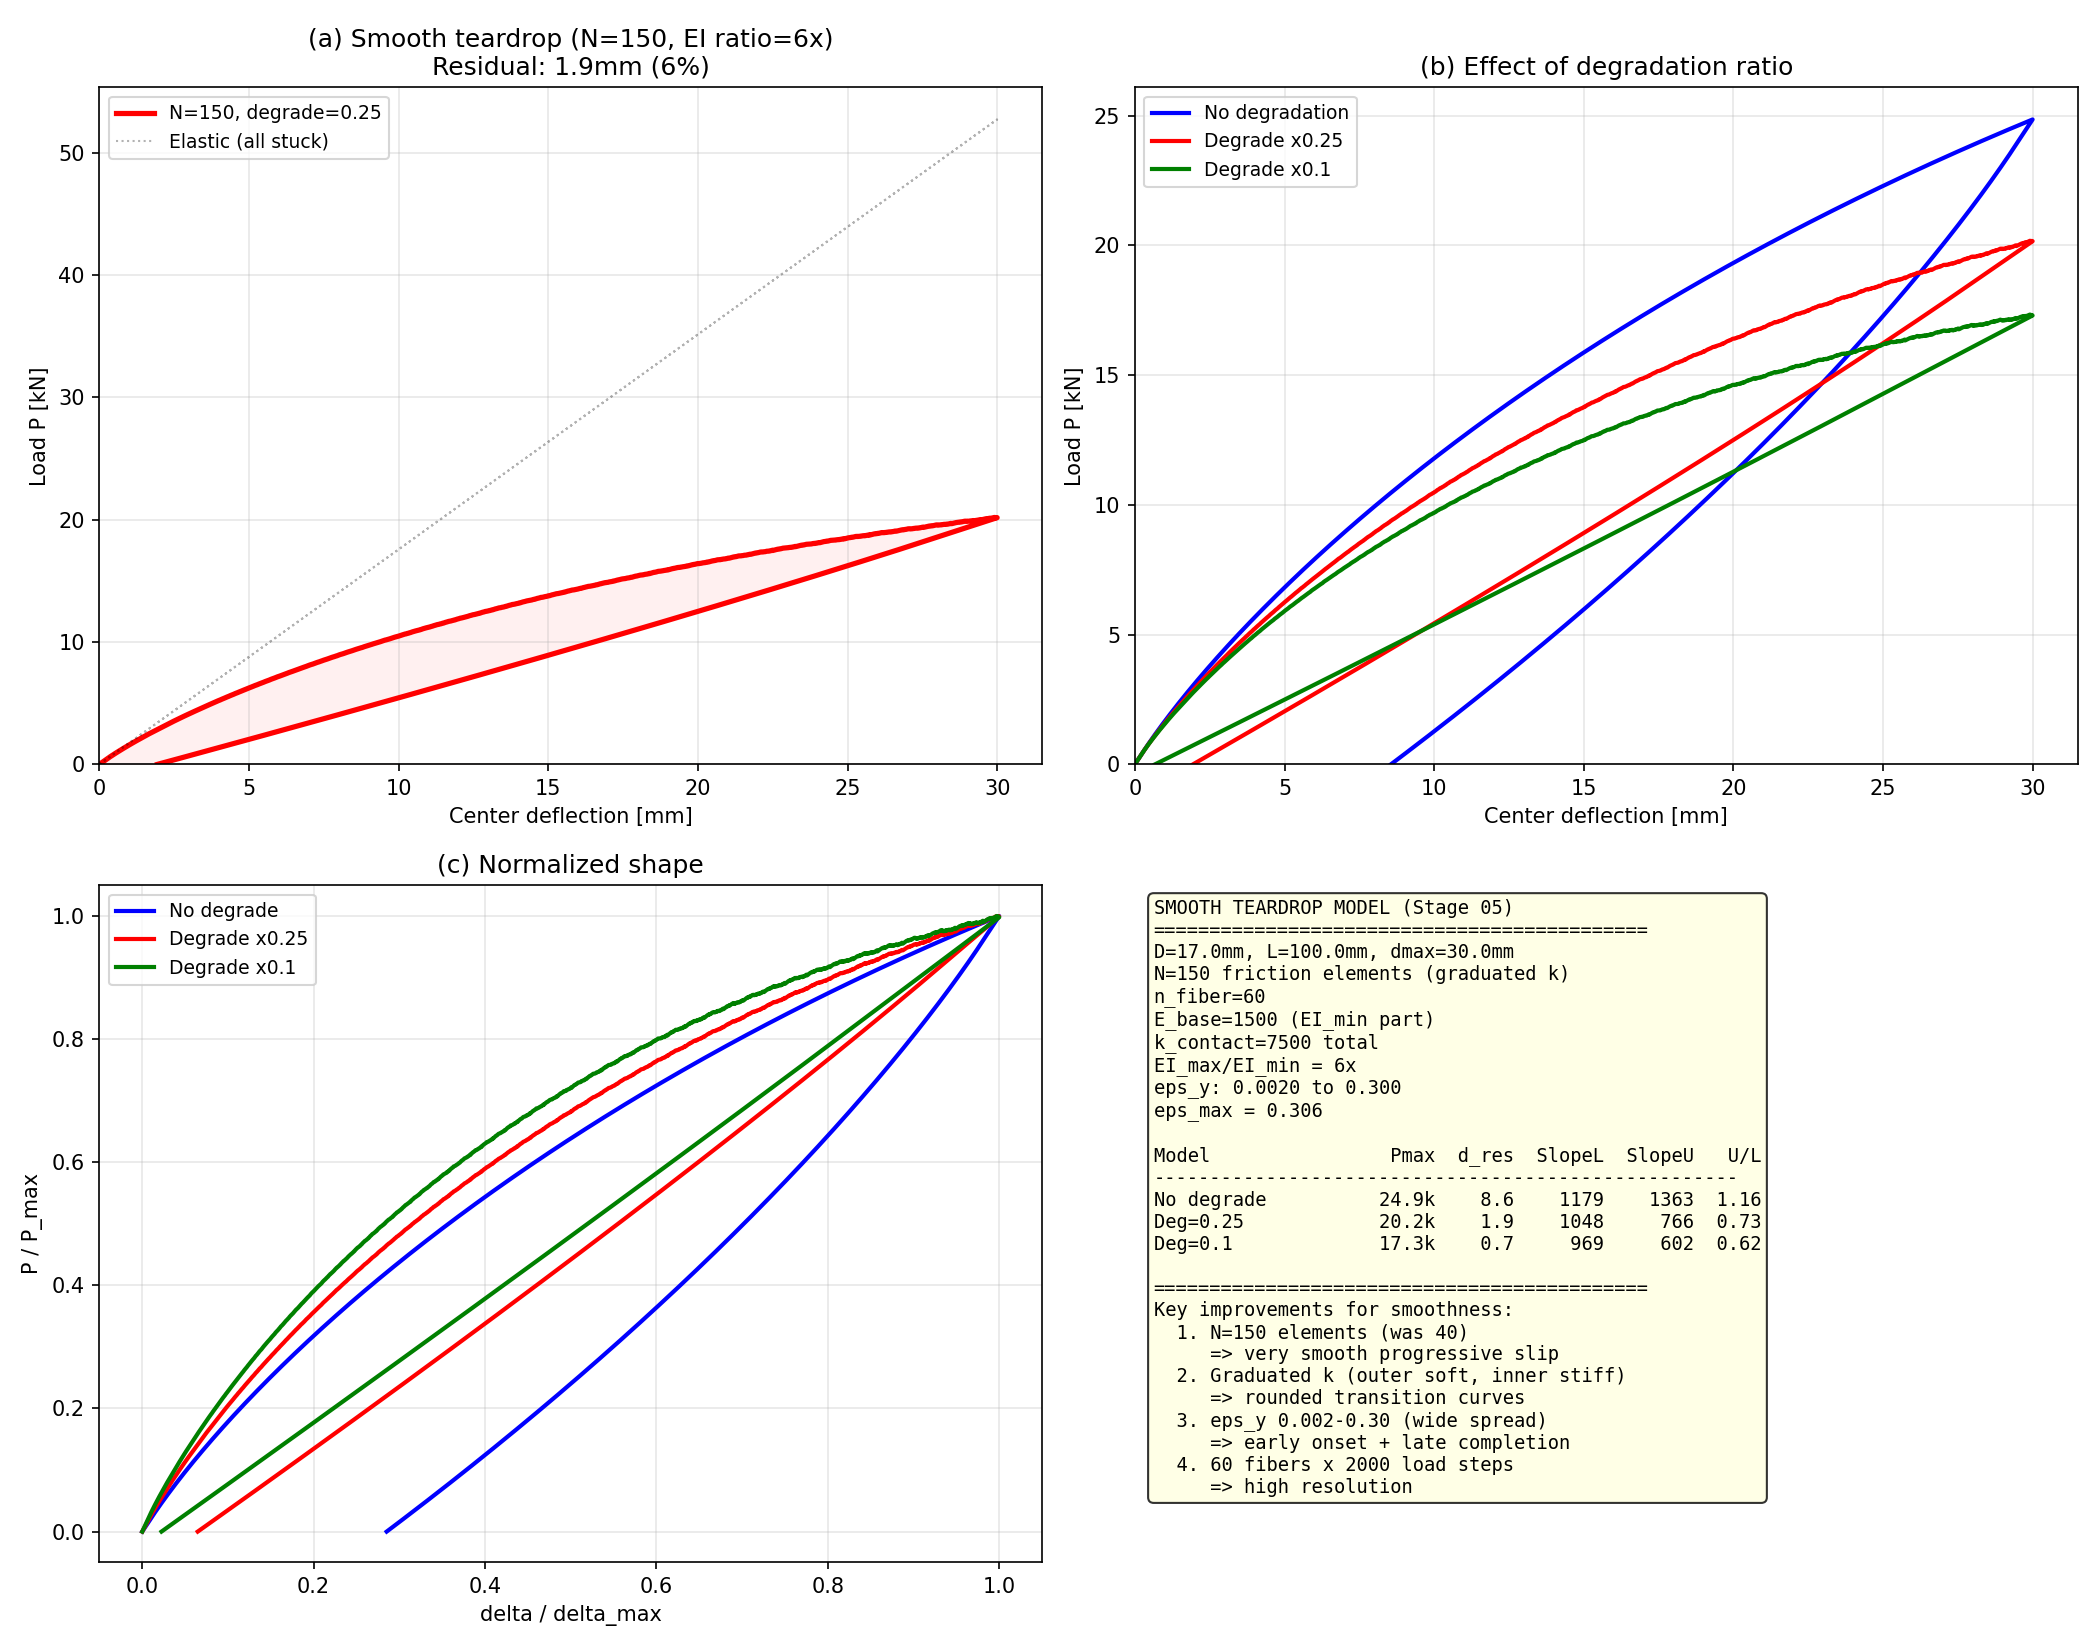

The script that saved this image:
"""
05: Smooth teardrop — high-resolution hysteresis
=================================================

Goal: truly smooth, rounded teardrop shape.
  - Upper-right: fat, rounded (elliptical)
  - Lower-left: thin, pointed tail near origin
  - No angular/linear segments

Improvements over 04:
  1. N=150 friction elements (was 40)
  2. Higher resolution (n=2000 loading points)
  3. Graduated stiffness: k_i varies across elements
     (outer contact layers softer, inner layers stiffer)
  4. EI ratio = 6x for wider loop

[<- README](../../README.md)
"""

import numpy as np
import matplotlib
matplotlib.use('Agg')
import matplotlib.pyplot as plt
from dataclasses import dataclass, field


@dataclass
class MultiLayerFriction:
    """N parallel friction elements + elastic backbone."""
    E_base: float
    k_virgin: np.ndarray
    k_degraded: np.ndarray
    f_y: np.ndarray
    slip: np.ndarray = field(default=None)
    slipped: np.ndarray = field(default=None)

    def __post_init__(self):
        n = len(self.k_virgin)
        if self.slip is None:
            self.slip = np.zeros(n)
        if self.slipped is None:
            self.slipped = np.zeros(n, dtype=bool)

    def stress(self, eps):
        sigma = self.E_base * eps
        for i in range(len(self.k_virgin)):
            k = self.k_degraded[i] if self.slipped[i] else self.k_virgin[i]
            trial = k * (eps - self.slip[i])
            if abs(trial) <= self.f_y[i]:
                sigma += trial
            else:
                self.slipped[i] = True
                k = self.k_degraded[i]
                trial = k * (eps - self.slip[i])
                if abs(trial) <= self.f_y[i]:
                    sigma += trial
                else:
                    s = np.sign(trial)
                    self.slip[i] += s * (abs(trial) - self.f_y[i]) / k
                    sigma += s * self.f_y[i]
        return sigma


class FiberSection:
    def __init__(self, diameter, n_fiber=60):
        self.diameter = diameter
        R = diameter / 2.0
        self.y = np.linspace(-R + R/n_fiber, R - R/n_fiber, n_fiber)
        dy = 2 * R / n_fiber
        self.A = np.array([self._area(y, dy, R) for y in self.y])
        self.fibers = []

    def setup(self, factory):
        self.fibers = [factory() for _ in self.y]

    @staticmethod
    def _area(y, dy, R):
        yl, yh = max(y-dy/2, -R), min(y+dy/2, R)
        if yh <= yl: return 0.0
        wl = 2*np.sqrt(max(R**2-yl**2, 0))
        wh = 2*np.sqrt(max(R**2-yh**2, 0))
        return (wl+wh)/2 * (yh-yl)

    def moment(self, kappa):
        M = 0.0
        for y, A, f in zip(self.y, self.A, self.fibers):
            M += -f.stress(-kappa * y) * y * A
        return M


def bend_cycle(section, L, dmax, n=2000):
    """Load to dmax, then unload until P<=0."""
    d_up = np.linspace(0, dmax, n+1)
    P_up = np.array([4 * section.moment(12*d/L**2) / L for d in d_up])

    d_dn, P_dn = [], []
    for d in np.linspace(dmax, 0, 3*n+1)[1:]:
        P = 4 * section.moment(12*d/L**2) / L
        d_dn.append(d); P_dn.append(P)
        if P <= 0:
            if len(P_dn) >= 2 and P_dn[-2] > 0:
                t = P_dn[-2] / (P_dn[-2] - P)
                d_dn[-1] = d_dn[-2] + t * (d - d_dn[-2])
                P_dn[-1] = 0.0
            break
    return np.concatenate([d_up, d_dn]), np.concatenate([P_up, P_dn])


def main():
    D, L, dmax = 17.0, 100.0, 30.0
    R = D / 2.0
    eps_max = 12 * dmax / L**2 * R  # 0.306

    # ============================================================
    # Model parameters
    # ============================================================
    # EI_max/EI_min ratio = 6x
    # E_base represents individual strand bending (EI_min)
    # k_contact represents inter-strand friction lock (EI_max - EI_min)
    N = 150  # many elements => smooth progressive slip
    E_base = 1500.0
    k_contact_total = 7500.0  # Total: 1500+7500=9000, ratio=6x

    # Graduated stiffness: elements have different k values
    # Outer contact layers (low threshold) are softer
    # Inner contact layers (high threshold) are stiffer
    # This creates more curvature in the transition region
    k_weights = np.linspace(0.5, 1.5, N)  # outer soft, inner stiff
    k_weights *= N / k_weights.sum()  # normalize so sum = N
    k_each = k_contact_total / N
    k_arr = k_each * k_weights

    # Log-spaced yield strains: 0.002 to 0.30
    # Very fine spacing ensures smooth progressive slip
    eps_y_arr = np.logspace(np.log10(0.002), np.log10(0.30), N)
    f_y_arr = k_arr * eps_y_arr

    # Degradation ratio
    degrade_ratio = 0.25

    def make_model():
        return MultiLayerFriction(
            E_base=E_base,
            k_virgin=k_arr.copy(),
            k_degraded=(k_arr * degrade_ratio).copy(),
            f_y=f_y_arr.copy(),
        )

    # --- Main model ---
    n_fiber = 60
    sec = FiberSection(D, n_fiber=n_fiber)
    sec.setup(make_model)
    d, P = bend_cycle(sec, L, dmax, n=2000)

    # --- Elastic reference ---
    sec_el = FiberSection(D, n_fiber=n_fiber)
    sec_el.setup(lambda: MultiLayerFriction(
        E_base=E_base + k_contact_total,
        k_virgin=np.zeros(1), k_degraded=np.zeros(1), f_y=np.array([1e12]),
    ))
    d_el, P_el = bend_cycle(sec_el, L, dmax, n=500)

    # --- Comparison: degrade=0.1 (stronger) ---
    def make_model_strong():
        return MultiLayerFriction(
            E_base=E_base,
            k_virgin=k_arr.copy(),
            k_degraded=(k_arr * 0.10).copy(),
            f_y=f_y_arr.copy(),
        )
    sec2 = FiberSection(D, n_fiber=n_fiber)
    sec2.setup(make_model_strong)
    d2, P2 = bend_cycle(sec2, L, dmax, n=2000)

    # --- No degradation ---
    def make_model_nodeg():
        return MultiLayerFriction(
            E_base=E_base,
            k_virgin=k_arr.copy(),
            k_degraded=k_arr.copy(),
            f_y=f_y_arr.copy(),
        )
    sec3 = FiberSection(D, n_fiber=n_fiber)
    sec3.setup(make_model_nodeg)
    d3, P3 = bend_cycle(sec3, L, dmax, n=2000)

    # ============================================================
    # Plot
    # ============================================================
    fig, axes = plt.subplots(2, 2, figsize=(14, 11))

    # (a) Main result: smooth teardrop
    ax = axes[0, 0]
    ax.plot(d, P/1000, 'r-', lw=2.5, label=f'N={N}, degrade={degrade_ratio}')
    ax.plot(d_el, P_el/1000, 'k:', lw=1, alpha=0.3, label='Elastic (all stuck)')
    ax.fill_between(d, 0, P/1000, alpha=0.06, color='red')
    ax.set_xlabel('Center deflection [mm]')
    ax.set_ylabel('Load P [kN]')
    ax.set_title(f'(a) Smooth teardrop (N={N}, EI ratio={int((E_base+k_contact_total)/E_base)}x)\n'
                 f'Residual: {d[-1]:.1f}mm ({d[-1]/dmax*100:.0f}%)')
    ax.legend(fontsize=9)
    ax.grid(True, alpha=0.3)
    ax.set_xlim(0); ax.set_ylim(bottom=0)

    # (b) Comparison of degradation levels
    ax = axes[0, 1]
    ax.plot(d3, P3/1000, 'b-', lw=2, label='No degradation')
    ax.plot(d, P/1000, 'r-', lw=2, label=f'Degrade x{degrade_ratio}')
    ax.plot(d2, P2/1000, 'g-', lw=2, label='Degrade x0.1')
    ax.set_xlabel('Center deflection [mm]')
    ax.set_ylabel('Load P [kN]')
    ax.set_title('(b) Effect of degradation ratio')
    ax.legend(fontsize=9)
    ax.grid(True, alpha=0.3)
    ax.set_xlim(0); ax.set_ylim(bottom=0)

    # (c) Normalized shape
    ax = axes[1, 0]
    for label, dd, PP, c in [
        ('No degrade', d3, P3, 'blue'),
        (f'Degrade x{degrade_ratio}', d, P, 'red'),
        ('Degrade x0.1', d2, P2, 'green'),
    ]:
        Pm = PP.max()
        if Pm > 0:
            ax.plot(dd/dmax, PP/Pm, color=c, lw=2, label=label)
    ax.set_xlabel('delta / delta_max')
    ax.set_ylabel('P / P_max')
    ax.set_title('(c) Normalized shape')
    ax.legend(fontsize=9)
    ax.grid(True, alpha=0.3)

    # (d) Summary table
    ax = axes[1, 1]
    ax.axis('off')

    lines = [
        'SMOOTH TEARDROP MODEL (Stage 05)',
        '=' * 44,
        f'D={D}mm, L={L}mm, dmax={dmax}mm',
        f'N={N} friction elements (graduated k)',
        f'n_fiber={n_fiber}',
        f'E_base={E_base:.0f} (EI_min part)',
        f'k_contact={k_contact_total:.0f} total',
        f'EI_max/EI_min = {(E_base+k_contact_total)/E_base:.0f}x',
        f'eps_y: {eps_y_arr[0]:.4f} to {eps_y_arr[-1]:.3f}',
        f'eps_max = {eps_max:.3f}',
        '',
    ]

    lines.append(f'{"Model":<18} {"Pmax":>6} {"d_res":>6} {"SlopeL":>7} {"SlopeU":>7} {"U/L":>5}')
    lines.append('-' * 52)

    for name, dd, PP in [
        ('No degrade', d3, P3),
        (f'Deg={degrade_ratio}', d, P),
        ('Deg=0.1', d2, P2),
    ]:
        i10 = min(np.searchsorted(dd, 10.0), len(dd)-1)
        sL = (PP[i10]-PP[0]) / (dd[i10]-dd[0]+1e-30)
        ip = np.argmax(dd)
        ip10 = min(ip + np.searchsorted(-dd[ip:], -(dmax-10)), len(dd)-1)
        sU = (PP[ip10]-PP[ip]) / (dd[ip10]-dd[ip]+1e-30) if ip10>ip else 0
        ratio = abs(sU/sL) if sL else 0
        lines.append(f'{name:<18} {PP.max()/1000:>5.1f}k {dd[-1]:>6.1f} {sL:>7.0f} {sU:>7.0f} {ratio:>5.2f}')

    lines.extend([
        '',
        '=' * 44,
        'Key improvements for smoothness:',
        f'  1. N={N} elements (was 40)',
        '     => very smooth progressive slip',
        '  2. Graduated k (outer soft, inner stiff)',
        '     => rounded transition curves',
        '  3. eps_y 0.002-0.30 (wide spread)',
        '     => early onset + late completion',
        '  4. 60 fibers x 2000 load steps',
        '     => high resolution',
    ])

    ax.text(0.02, 0.98, '\n'.join(lines), transform=ax.transAxes,
            fontsize=9, va='top', ha='left', family='monospace',
            bbox=dict(boxstyle='round', facecolor='lightyellow', alpha=0.8))

    plt.tight_layout()
    out = '/home/user/xkep-cae/work/beam_hysteresis/05_smooth_teardrop.png'
    plt.savefig(out, dpi=150)
    plt.close()
    print(f"Plot saved: {out}")

    # Console summary
    for name, dd, PP in [
        ('No degrade', d3, P3),
        (f'Deg={degrade_ratio}', d, P),
        ('Deg=0.1', d2, P2),
    ]:
        i10 = min(np.searchsorted(dd, 10.0), len(dd)-1)
        sL = (PP[i10]-PP[0]) / (dd[i10]-dd[0]+1e-30)
        ip = np.argmax(dd)
        ip10 = min(ip + np.searchsorted(-dd[ip:], -(dmax-10)), len(dd)-1)
        sU = (PP[ip10]-PP[ip]) / (dd[ip10]-dd[ip]+1e-30) if ip10>ip else 0
        ratio = abs(sU/sL) if sL else 0
        print(f"  {name:<18} Pmax={PP.max()/1000:.1f}kN d_res={dd[-1]:.1f}mm U/L={ratio:.2f}")


if __name__ == '__main__':
    main()
